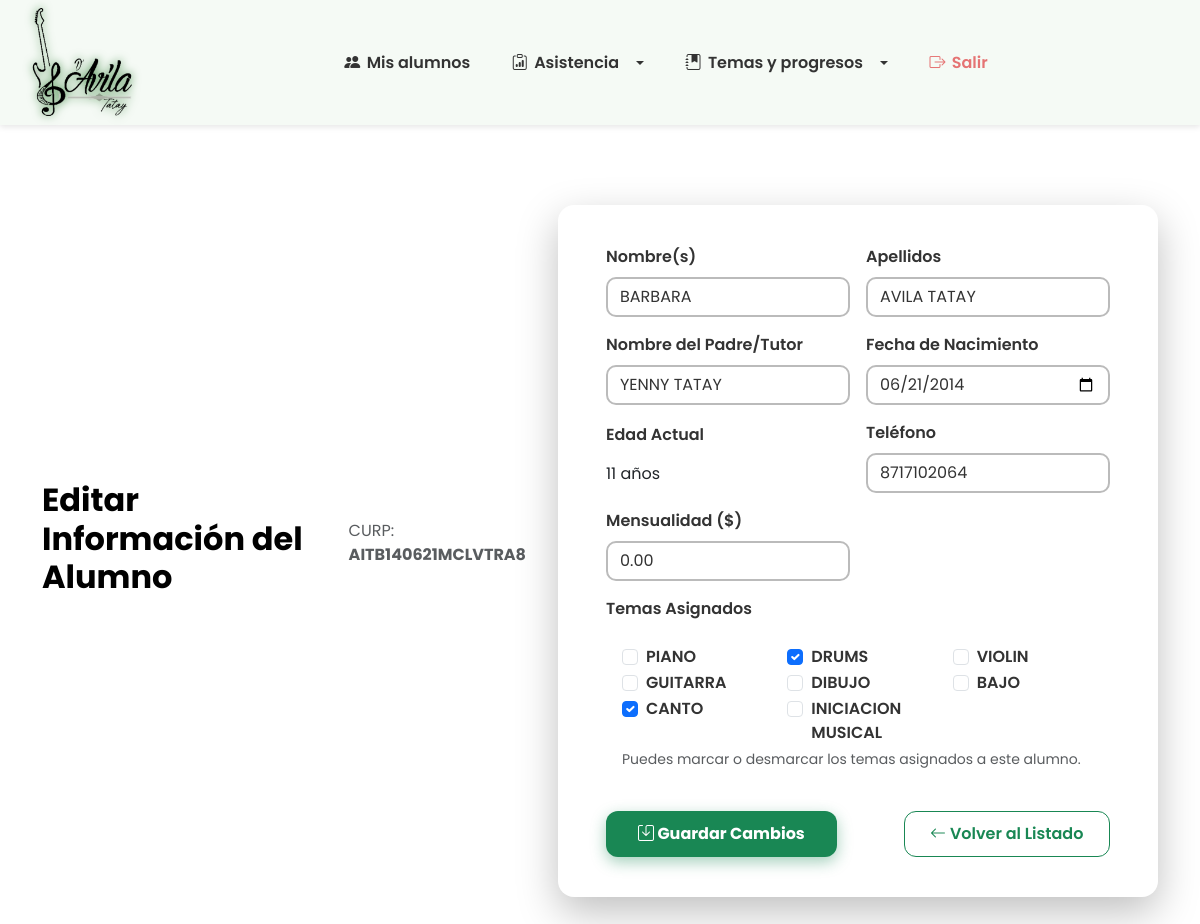
Page /editar_alumno.php?curp=AITB140621MCLVTRA8 on the committed database.
### tables this page shows
CREATE TABLE `alumnos` (
  `curp` varchar(18) NOT NULL,
  `nombre` varchar(50) NOT NULL,
  `apellidos` varchar(100) NOT NULL,
  `nombre_tutor` varchar(100) DEFAULT NULL,
  `fecha_nacimiento` date NOT NULL,
  `telefono` varchar(15) DEFAULT NULL,
  `mensualidad` decimal(10,2) NOT NULL DEFAULT 0.00,
  `activo` tinyint(1) DEFAULT 1,
  `fecha_registro` timestamp NOT NULL DEFAULT current_timestamp(),
  PRIMARY KEY (`curp`)
);

CREATE TABLE `temas` (
  `id` int(11) NOT NULL AUTO_INCREMENT,
  `nombre` varchar(100) NOT NULL,
  PRIMARY KEY (`id`)
);

### editar_alumno.php (the view, shortened to what this page needs)
<?php
require_once __DIR__ . '/includes/bd.php';
$curp = isset($_GET['curp']) ? trim($_GET['curp']) : '';
$stmt = $conexion->prepare("SELECT * FROM alumnos WHERE curp = ?");
$stmt->bind_param("s", $curp);
$stmt->execute();
$alumno = $stmt->get_result()->fetch_assoc();
$temasDisponibles = [];
$resTemas = $conexion->query("SELECT id, nombre FROM temas");
if ($resTemas) {
  $temasDisponibles = $resTemas->fetch_all(MYSQLI_ASSOC);
}
$temasAsignados = [];
$resAsignados = $conexion->prepare("SELECT tema_id FROM alumnos_tema WHERE curp = ?");
$resAsignados->bind_param("s", $curp);
$resAsignados->execute();
$resAsignados = $resAsignados->get_result();
while ($row = $resAsignados->fetch_assoc()) {
  $temasAsignados[] = $row['tema_id'];
}
function calcularEdad($fecha)
{
  $nacimiento = new DateTime($fecha);
  $hoy = new DateTime();
  return $hoy->diff($nacimiento)->y;
}
?>
<!DOCTYPE html>
<html lang="es">
<head>
  <link href="https://cdn.jsdelivr.net/npm/bootstrap@5.3.0/dist/css/bootstrap.min.css" rel="stylesheet" />
  <link href="https://cdn.jsdelivr.net/npm/bootstrap-icons@1.10.5/font/bootstrap-icons.css" rel="stylesheet" />
</head>
<body>
  <?php include 'navbar.php'; ?>
  <main class="container mt-5">
    <h2 class="mb-4" style="font-weight: 700; color: black;">Editar Información del Alumno</h2>
    <p class="text-muted">CURP: <strong><?= htmlspecialchars($alumno['curp']) ?></strong></p>
    <form method="post">
      <div class="row g-3">
        <div class="col-md-6"><label for="nombre" class="form-label">Nombre(s)</label><input type="text" id="nombre"
            name="nombre" class="form-control" value="<?= htmlspecialchars($alumno['nombre']) ?>" required></div>
        <div class="col-md-6"><label for="apellidos" class="form-label">Apellidos</label><input type="text"
            id="apellidos" name="apellidos" class="form-control" value="<?= htmlspecialchars($alumno['apellidos']) ?>"
            required></div>
        <div class="col-md-6"><label for="nombre_tutor" class="form-label">Nombre del Padre/Tutor</label><input
            type="text" id="nombre_tutor" name="nombre_tutor" class="form-control"
            value="<?= htmlspecialchars($alumno['nombre_tutor']) ?>"></div>
        <div class="col-md-6"><label for="fecha_nacimiento" class="form-label">Fecha de Nacimiento</label><input
            type="date" id="fecha_nacimiento" name="fecha_nacimiento" class="form-control"
            value="<?= htmlspecialchars($alumno['fecha_nacimiento']) ?>"
            onchange="document.getElementById('edad-actual').textContent = calcularEdad(this.value) + ' años'" required>
        </div>
        <div class="col-md-6 d-flex flex-column justify-content-end"><label class="form-label">Edad Actual</label>
          <div class="form-control-plaintext" id="edad-actual"><?= calcularEdad($alumno['fecha_nacimiento']) ?> años
          </div>
        </div>
        <div class="col-md-6"><label for="telefono" class="form-label">Teléfono</label><input type="tel" id="telefono"
            name="telefono" class="form-control" value="<?= htmlspecialchars($alumno['telefono']) ?>"></div>
        <div class="col-md-6"><label for="mensualidad" class="form-label">Mensualidad ($)</label><input type="number"
            step="0.01" min="0" id="mensualidad" name="mensualidad" class="form-control"
            value="<?= htmlspecialchars($alumno['mensualidad']) ?>" required></div>
        <div class="col-md-12"><label class="form-label">Temas Asignados</label>
          <div class="p-3 rounded" style="background:#fff;">
            <div class="row">
              <?php foreach ($temasDisponibles as $tema): ?>
                <div class="col-md-4">
                  <div class="form-check"><input class="form-check-input" type="checkbox" name="temas[]"
                      value="<?= $tema['id'] ?>" id="tema<?= $tema['id'] ?>" <?= in_array($tema['id'], $temasAsignados) ? 'checked' : '' ?>><label class="form-check-label"
                      for="tema<?= $tema['id'] ?>"><?= htmlspecialchars($tema['nombre']) ?></label></div>
                </div>
              <?php endforeach; ?>
            </div><small class="text-muted">Puedes marcar o desmarcar los temas asignados a este alumno.</small>
          </div>
        </div>
      </div>
      <div class="mt-4 d-flex justify-content-between flex-wrap gap-3"><button type="submit" class="btn btn-primary"><i
            class="bi bi-save"></i> Guardar Cambios</button><a href="lista_alumnos.php"
          class="btn btn-outline-secondary"><i class="bi bi-arrow-left"></i> Volver al Listado</a></div>
    </form>
  </main>
</body>
</html>

### editar_alumno.php (style rules this page uses)
body { font-family: 'Poppins', sans-serif; background: linear-gradient(135deg, #ffffffff 0%, #ffffffff 100%); min-height: 100vh; margin: 0; display: flex; flex-direction: column; color: #f0f0f0; }
main { flex-grow: 1; display: flex; align-items: center; justify-content: flex-start; gap: 2rem; padding: 2rem 1rem; max-width: 900px; margin: 0 auto; }
form { background: #fff; border-radius: 16px; padding: 2.5rem 3rem; box-shadow: 0 15px 40px rgba(0, 0, 0, 0.25); width: 100%; max-width: 600px; position: relative; overflow: hidden; transition: box-shadow 0.3s ease; color: #222; }
label { font-weight: 600; color: #333; }
input.form-control { border-radius: 10px; border: 2px solid #bbb; transition: border-color 0.3s ease, box-shadow 0.3s ease; color: #333; }
.btn-primary { background: #198754; border: none; font-weight: 700; padding: 0.6rem 2rem; border-radius: 12px; box-shadow: 0 5px 15px rgba(25, 135, 84, 0.4); transition: background 0.3s ease, box-shadow 0.3s ease, transform 0.15s ease; }
.btn-outline-secondary { border-radius: 12px; font-weight: 600; color: #198754; border-color: #198754; padding: 0.6rem 1.6rem; }

### navbar.php (style rules this page uses)
body { font-family: 'Poppins', sans-serif; }

### rows in the picture
alumnos: curp "AITB140621MCLVTRA8", nombre "BARBARA", apellidos "AVILA TATAY", nombre_tutor "YENNY TATAY", fecha_nacimiento "06/21/2014", fecha_nacimiento "11", telefono "8717102064", mensualidad "0.00"
temas: nombre "PIANO"
temas: id "☑", nombre "DRUMS"
temas: nombre "VIOLIN"
temas: nombre "GUITARRA"
temas: nombre "DIBUJO"
temas: nombre "BAJO"
temas: id "☑", nombre "CANTO"
temas: nombre "INICIACION MUSICAL"
